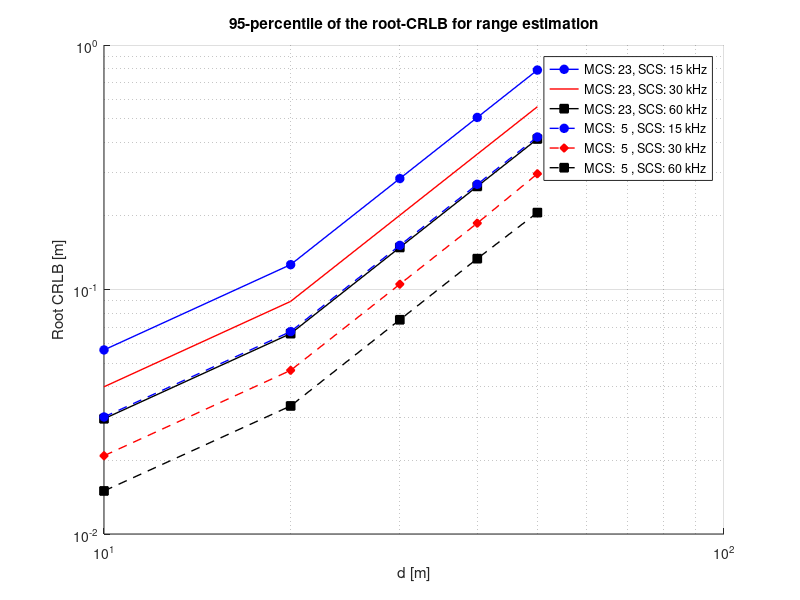

This figure's MATLAB source:

d = 10:10:50;
%d = logspace(1, 1.7, 20); % 创建对数间隔的距离值[0.1325579,0.2842733,0.6428727,1.1258253,1.8007652];

%实验2：raw=100 density=30 MCS=5/23 BW=40 v=40
root_CRLB_15kHz_MCS23=[0.0566 0.1264 0.2843 0.5055 0.7898 ];
root_CRLB_30kHz_MCS23=[0.0400 0.0894 0.2012 0.3577 0.5590 ];
root_CRLB_60kHz_MCS23=[0.0296 0.0660 0.1486 0.2641 0.4127 ];

root_CRLB_15kHz_MCS5=[0.0301 0.0673 0.1515 0.2693 0.4205 ];
root_CRLB_30kHz_MCS5=[0.0209 0.0467 0.1051 0.1868 0.2973 ];
root_CRLB_60kHz_MCS5=[0.0150 0.0334 0.0752 0.1337 0.2063 ];


% root_CRLB_15kHz_MCS11 = [0.1325579,0.2842733,0.6428727,1.1258253,1.8007652];%10M
% root_CRLB_30kHz_MCS5 = [0.0395437,0.0867265,0.1932977,0.3422788,0.5343979];%10M
% root_CRLB_60kHz_MCS5 = [0.0265150,0.0578361,0.1293410,0.2284627,0.3543471];%40M
% 
% root_CRLB_15kHz_MCS5 = [0.1184768,0.2630236,0.5973408,1.0493046,1.6582595];%10M
% root_CRLB_30kHz_MCS11 = [0.0552856,0.1214806,0.2700435,0.4793783,0.7504245];%20M
% root_CRLB_60kHz_MCS11 = [0.0336569,0.0733564,0.1640595,0.2901017,0.4512764];%40M


% 绘图
figure;
hold on;
loglog(d, root_CRLB_15kHz_MCS23, 'b-o', 'linewidth',1,'MarkerFaceColor', 'blue', 'DisplayName', 'MCS: 23, SCS: 15 kHz');
loglog(d, root_CRLB_30kHz_MCS23, 'r-', 'linewidth',1 , 'MarkerFaceColor', 'red', 'DisplayName', 'MCS: 23, SCS: 30 kHz');
loglog(d, root_CRLB_60kHz_MCS23, 'black-s', 'linewidth',1 , 'MarkerFaceColor', 'black', 'DisplayName', 'MCS: 23, SCS: 60 kHz');

loglog(d, root_CRLB_15kHz_MCS5, 'b--o', 'linewidth',1 , 'MarkerFaceColor', 'blue', 'DisplayName', 'MCS:  5 , SCS: 15 kHz');
loglog(d, root_CRLB_30kHz_MCS5, 'r--d', 'linewidth',1 , 'MarkerFaceColor', 'red', 'DisplayName', 'MCS:  5 , SCS: 30 kHz');
loglog(d, root_CRLB_60kHz_MCS5, 'black--s', 'linewidth',1 , 'MarkerFaceColor', 'black', 'DisplayName', 'MCS:  5 , SCS: 60 kHz');
% loglog(d, root_CRLB_15kHz_MCS23, 'o-', 'MarkerFaceColor', 'red', 'DisplayName', 'MCS: 23, SCS: 15 kHz');
% loglog(d, root_CRLB_30kHz_MCS23, 's-', 'MarkerFaceColor', 'red', 'DisplayName', 'MCS: 23, SCS: 30 kHz');
% loglog(d, root_CRLB_60kHz_MCS23, 'd-', 'MarkerFaceColor', 'red', 'DisplayName', 'MCS: 23, SCS: 60 kHz');
hold off;

% 设置图例
legend('Location', 'best');

% 设置坐标轴标签
xlabel('d [m]');
ylabel('Root CRLB [m]');

% 设置标题
title('95-percentile of the root-CRLB for range estimation');

% 网格显示
grid on;
set(gca, 'XScale', 'log', 'YScale', 'log'); % 确保坐标轴是对数刻度

% % 注释
% text(10, 10^-1.5, 'The vehicular density is 30 veh/km.', 'FontSize', 8);
% text(10, 10^-1.7, 'The packet size is 350 bytes.', 'FontSize', 8);
